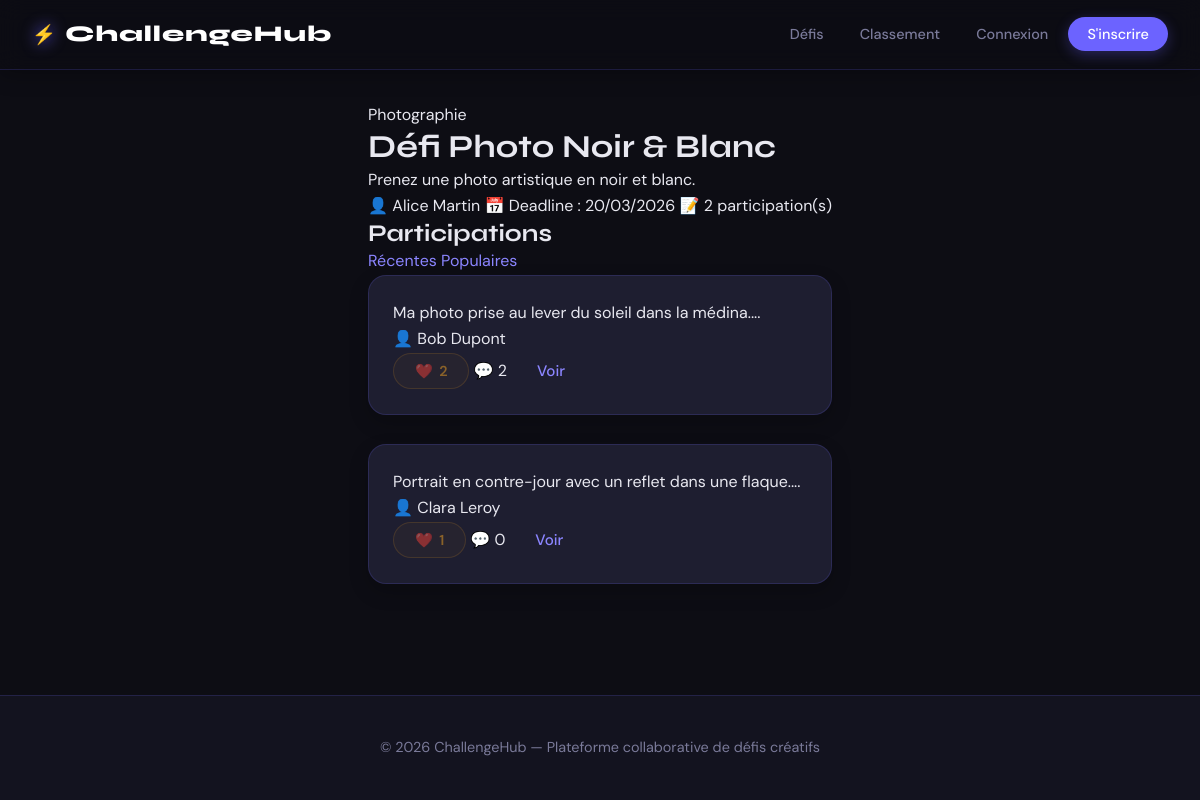
The app's page /index.php?controller=challenge&action=show&id=1 with its own data.
### tables this page shows
CREATE TABLE IF NOT EXISTS challenges (
    id          INT UNSIGNED    NOT NULL AUTO_INCREMENT,
    user_id     INT UNSIGNED    NOT NULL,
    title       VARCHAR(200)    NOT NULL,
    description TEXT            NOT NULL,
    category    VARCHAR(100)    NOT NULL,
    deadline    DATE            NOT NULL,
    image       VARCHAR(255)    NULL DEFAULT NULL,
    created_at  DATETIME        NOT NULL DEFAULT CURRENT_TIMESTAMP,
    updated_at  DATETIME        NOT NULL DEFAULT CURRENT_TIMESTAMP ON UPDATE CURRENT_TIMESTAMP,

    PRIMARY KEY (id),
    CONSTRAINT fk_challenges_user
        FOREIGN KEY (user_id) REFERENCES users(id)
        ON DELETE CASCADE
        ON UPDATE CASCADE,

    INDEX idx_challenges_category (category),
    INDEX idx_challenges_deadline (deadline),
    INDEX idx_challenges_created  (created_at)
);

CREATE TABLE IF NOT EXISTS users (
    id          INT UNSIGNED    NOT NULL AUTO_INCREMENT,
    name        VARCHAR(100)    NOT NULL,
    email       VARCHAR(150)    NOT NULL,
    password    VARCHAR(255)    NOT NULL,            
    avatar      VARCHAR(255)    NULL DEFAULT NULL,   
    created_at  DATETIME        NOT NULL DEFAULT CURRENT_TIMESTAMP,
    updated_at  DATETIME        NOT NULL DEFAULT CURRENT_TIMESTAMP ON UPDATE CURRENT_TIMESTAMP,

    PRIMARY KEY (id),
    UNIQUE KEY uq_users_email (email)
);

CREATE TABLE IF NOT EXISTS submissions (
    id           INT UNSIGNED   NOT NULL AUTO_INCREMENT,
    user_id      INT UNSIGNED   NOT NULL,
    challenge_id INT UNSIGNED   NOT NULL,
    description  TEXT           NOT NULL,
    media        VARCHAR(255)   NULL DEFAULT NULL,   
    created_at   DATETIME       NOT NULL DEFAULT CURRENT_TIMESTAMP,
    updated_at   DATETIME       NOT NULL DEFAULT CURRENT_TIMESTAMP ON UPDATE CURRENT_TIMESTAMP,

    PRIMARY KEY (id),
    CONSTRAINT fk_submissions_user
        FOREIGN KEY (user_id) REFERENCES users(id)
        ON DELETE CASCADE
        ON UPDATE CASCADE,
    CONSTRAINT fk_submissions_challenge
        FOREIGN KEY (challenge_id) REFERENCES challenges(id)
        ON DELETE CASCADE
        ON UPDATE CASCADE,

    INDEX idx_submissions_challenge (challenge_id),
    INDEX idx_submissions_user      (user_id)
);

### app/controllers/BaseController.php (called while the page is built, shortened)
<?php
abstract class BaseController
{
    protected function render(string $view, array $data = []): void
    {
        require_once APP_PATH . '/views/layouts/main.php';
    }
}

### app/controllers/ChallengeController.php (called while the page is built, shortened)
<?php
require_once __DIR__ . '/BaseController.php';
require_once APP_PATH . '/models/Challenge.php';
require_once APP_PATH . '/models/Submission.php';
class ChallengeController extends BaseController
{
    private Challenge $challengeModel;
    public function __construct()
    {
        $this->challengeModel = new Challenge();
    }
    public function show(int $id): void
    {
        $challenge = $this->challengeModel->findById($id);
        $sort        = $_GET['sort'] ?? 'recent';
        $submissions = (new Submission())->findByChallenge($id, $sort);
        $alreadySubmitted = false;
        $isOwner          = false;
        $this->render('challenge/show', [
            'pageTitle'        => $challenge['title'],
            'challenge'        => $challenge,
            'submissions'      => $submissions,
            'sort'             => $sort,
            'alreadySubmitted' => $alreadySubmitted,
            'isOwner'          => $isOwner,
            'csrf'             => $this->generateCsrfToken(),
        ]);
    }
}

### index.php (called while the page is built, shortened)
<?php
require_once __DIR__ . '/config/Database.php';
$action     = $_GET['action']     ?? 'index';
$id         = isset($_GET['id'])  ? (int) $_GET['id'] : null;
$ctrl = new $class();
$id !== null ? $ctrl->$action($id) : $ctrl->$action();

### config/Database.php (called while the page is built, shortened)
<?php
class Database
{
    private static ?Database $instance = null;
    private PDO $pdo;
    private function __construct()
    {
        $dsn = sprintf('mysql:host=%s;dbname=%s;charset=%s', DB_HOST, DB_NAME, DB_CHARSET);
        $options = [
            PDO::ATTR_ERRMODE            => PDO::ERRMODE_EXCEPTION,
            PDO::ATTR_DEFAULT_FETCH_MODE => PDO::FETCH_ASSOC,
            PDO::ATTR_EMULATE_PREPARES   => false,
        ];
        try {
            $this->pdo = new PDO($dsn, DB_USER, DB_PASS, $options);
        } catch (PDOException $e) {
            if (DEBUG_MODE) die('DB Error: ' . $e->getMessage());
            else die('Erreur interne. Veuillez réessayer.');
        }
    }
    public static function getInstance(): Database
    {
        if (self::$instance === null) self::$instance = new self();
        return self::$instance;
    }
    public function getConnection(): PDO { return $this->pdo; }
}

### app/models/Challenge.php (called while the page is built, shortened)
<?php
class Challenge {
    private PDO $db;
    public function __construct() { $this->db = Database::getInstance()->getConnection(); }
    public function findById(int $id): ?array { $s=$this->db->prepare('SELECT c.*,u.name AS author_name FROM challenges c JOIN users u ON c.user_id=u.id WHERE c.id=?');$s->execute([$id]);return $s->fetch()?:null; }
public function getLatest(int $limit = 5): array
{
    $sql = "SELECT c.*, u.name AS author_name,
                   (SELECT COUNT(*) FROM submissions s WHERE s.challenge_id = c.id) AS submission_count
            FROM challenges c
            JOIN users u ON c.user_id = u.id
            ORDER BY c.created_at DESC
            LIMIT :limit";
    $stmt = $this->db->prepare($sql);
    $stmt->bindParam(':limit', $limit, PDO::PARAM_INT);
    $stmt->execute();
    return $stmt->fetchAll();
}}

### app/models/Submission.php (called while the page is built, shortened)
<?php
class Submission {
    private PDO $db;
    public function __construct() { $this->db = Database::getInstance()->getConnection(); }
    public function findByChallenge(int $cid,string $sort='recent'): array {
        $ob=$sort==='popular'?'(SELECT COUNT(*) FROM votes v WHERE v.submission_id=s.id) DESC':'s.created_at DESC';
        $s=$this->db->prepare("SELECT s.*,u.name AS author_name,u.avatar AS author_avatar,(SELECT COUNT(*) FROM votes v WHERE v.submission_id=s.id) AS vote_count,(SELECT COUNT(*) FROM comments cm WHERE cm.submission_id=s.id) AS comment_count FROM submissions s JOIN users u ON s.user_id=u.id WHERE s.challenge_id=? ORDER BY $ob");
        $s->execute([$cid]);return $s->fetchAll();
    }
}

### app/views/challenge/show.php (the view, shortened to what this page needs)
<div class="challenge-detail">
  <div class="challenge-detail__header">
    <div class="challenge-detail__meta">
      <span class="tag tag--lg"><?= htmlspecialchars($challenge['category'] ?? '', ENT_QUOTES, 'UTF-8') ?></span>
      <h1><?= htmlspecialchars($challenge['title'] ?? '', ENT_QUOTES, 'UTF-8') ?></h1>
      <p class="challenge-detail__desc"><?= nl2br(htmlspecialchars($challenge['description'] ?? '', ENT_QUOTES, 'UTF-8')) ?></p>
      <div class="challenge-detail__info">
        <span>👤 <?= htmlspecialchars($challenge['author_name'] ?? '', ENT_QUOTES, 'UTF-8') ?></span>
        <span>📅 Deadline : <?= date('d/m/Y', strtotime($challenge['deadline'] ?? 'now')) ?></span>
        <span>📝 <?= count($submissions) ?> participation(s)</span>
      </div>
    </div>
  </div>
  <div class="challenge-detail__submissions">
    <div class="section__header">
      <h2>Participations</h2>
      <div class="sort-links">
        <a href="?controller=challenge&action=show&id=<?= $challenge['id'] ?>&sort=recent" class="<?= ($sort ?? 'recent') === 'recent' ? 'active' : '' ?>">Récentes</a>
        <a href="?controller=challenge&action=show&id=<?= $challenge['id'] ?>&sort=popular" class="<?= ($sort ?? '') === 'popular' ? 'active' : '' ?>">Populaires</a>
      </div>
    </div>
    <?php if (!empty($submissions)): ?>
    <div class="submissions-grid">
      <?php foreach ($submissions as $s): ?>
      <div class="sub-card">
        <div class="sub-card__body">
          <p><?= nl2br(htmlspecialchars(mb_substr($s['description'] ?? '', 0, 120), ENT_QUOTES, 'UTF-8')) ?>...</p>
          <div class="sub-card__footer">
            <span>👤 <?= htmlspecialchars($s['author_name'] ?? '', ENT_QUOTES, 'UTF-8') ?></span>
            <div class="sub-card__actions">
              <button class="vote-btn"
                data-id="<?= $s['id'] ?>" data-csrf="<?= $csrf ?>"
                <?= empty($_SESSION['user_id']) ? 'disabled title="Connectez-vous pour voter"' : '' ?>>
                ❤️ <span class="vote-count"><?= $s['vote_count'] ?? 0 ?></span>
              </button>
              <span>💬 <?= $s['comment_count'] ?? 0 ?></span>
              <a href="<?= APP_URL ?>/index.php?controller=submission&action=show&id=<?= $s['id'] ?>" class="btn btn--sm btn--outline">Voir</a>
            </div>
          </div>
        </div>
      </div>
      <?php endforeach; ?>
    </div>
    <?php else: ?>
      <div class="empty"><p>Aucune participation pour le moment.</p></div>
    <?php endif; ?>
  </div>
</div>

### public/css/style.css (style rules this page uses)
*, *::before, *::after { box-sizing: border-box; margin: 0; padding: 0; }
:root { --ink: #0d0d14; --ink2: #1a1a2e; --violet: #6c63ff; --violet2: #8b85ff; --violet-dim: #2e2a5e; --gold: #f5a623; --surface: #13131f; --surface2: #1e1e30; --border: rgba(108, 99, 255, 0.18); --text: #e8e8f0; --muted: #7a7a99; --success: #34d399; --danger: #f87171; --warning: #fbbf24; --radius: 10px; --radius-lg: 18px; --transition: all 0.2s ease; }
html { scroll-behavior: smooth; }
body { font-family: 'DM Sans', sans-serif; background: var(--ink); color: var(--text); line-height: 1.65; min-height: 100vh; display: flex; flex-direction: column; }
h1, h2, h3, h4 { font-family: 'Syne', sans-serif; line-height: 1.2; }
a { color: var(--violet2); text-decoration: none; transition: var(--transition); }
.btn { display: inline-flex; align-items: center; justify-content: center; gap: 0.5rem; padding: 0.7rem 1.6rem; border-radius: 40px; font-family: 'DM Sans', sans-serif; font-weight: 500; font-size: 0.95rem; cursor: pointer; border: none; transition: var(--transition); text-decoration: none; line-height: 1; white-space: nowrap; }
.submissions-grid { display: grid; grid-template-columns: repeat(auto-fill, minmax(300px, 1fr)); gap: 1.8rem; }
.sub-card { background: var(--surface2); border: 1px solid var(--border); border-radius: var(--radius-lg); padding: 1.5rem; transition: transform 0.2s, border-color 0.2s, box-shadow 0.2s; box-shadow: 0 8px 20px rgba(0, 0, 0, 0.2); }
.vote-btn { display: inline-flex; align-items: center; gap: 0.4rem; padding: 0.5rem 1.3rem; border-radius: 30px; border: 1px solid rgba(245, 166, 35, 0.3); background: rgba(245, 166, 35, 0.08); color: var(--gold); font-size: 0.9rem; font-weight: 600; cursor: pointer; transition: all 0.2s; font-family: 'DM Sans', sans-serif; }
.vote-btn:disabled { opacity: 0.5; cursor: not-allowed; transform: none; }
.card, .sub-card, .ranking-item { animation: fadeIn 0.4s ease-out; }

### records on screen
challenges: category "Photographie", title "Défi Photo Noir & Blanc", description "Prenez une photo artistique en noir et blanc.", user.name "Alice Martin", deadline "20/03/2026"
submissions: description "Ma photo prise au lever du soleil dans la médina.", user.name "Bob Dupont", vote_count "2", comment_count "2"
submissions: description "Portrait en contre-jour avec un reflet dans une flaque.", user.name "Clara Leroy", vote_count "1", comment_count "0"

### other values on screen
APP_NAME "ChallengeHub"
count($submissions) "2"
